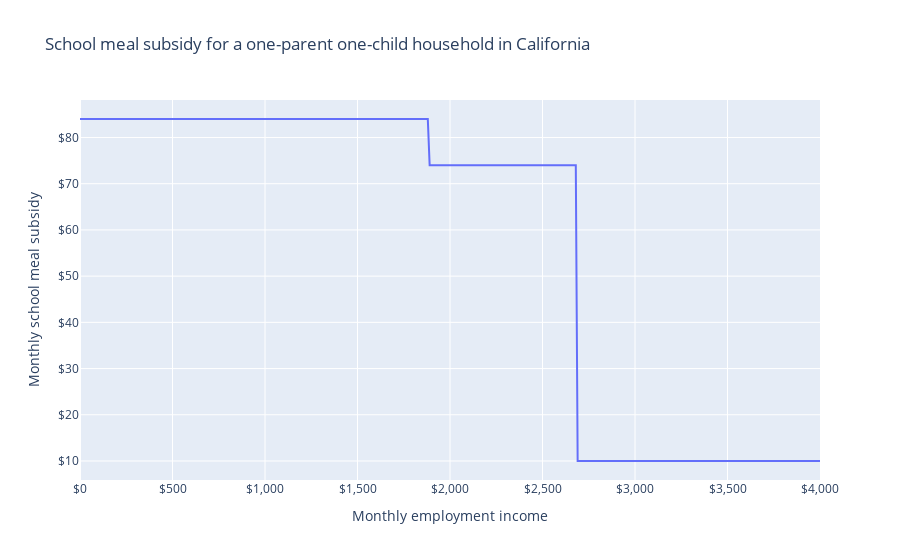

Here is the notebook cell this chart was saved with:
### Markdown cell above
What if their earnings change?
They receive the maximum benefit of \$84 per month until they reach \$1,880 in monthly earnings, at which point it falls to \$74 per month until they reach \$2,690 per month, at which point it falls to \$10 per month, the minimum amount.

### Code cell
sim.vary("employment_income", max=4000 * 12, step=120)

import plotly.express as px

LABELS = dict(
    employment_income="Monthly employment income",
    school_meal_subsidy="Monthly school meal subsidy",
    mtr="Marginal tax rate",
)

df = pd.DataFrame(
    dict(
        employment_income=sim.calc("employment_income")[0],
        school_meal_subsidy=sim.calc("school_meal_subsidy")[0],
    )
)
df[["employment_income", "school_meal_subsidy"]] = (
    df[["employment_income", "school_meal_subsidy"]] / 12
).round()

fig = px.line(
    df,
    "employment_income",
    "school_meal_subsidy",
    labels=LABELS,
    title="School meal subsidy for a one-parent one-child household in California",
)
fig.update_layout(xaxis_tickformat="$,", yaxis_tickformat="$,")
fig.show()

### Figure 1 — Plotly figure (JSON) as saved in the notebook; plotly's stock layout.template omitted (floating-point values rounded to 4 significant figures; data arrays with more than 128 entries replaced by an {"elided": "..."} marker saying what was removed)
{"data": [{"hovertemplate": "Monthly employment income=%{x}<br>Monthly school meal subsidy=%{y}<extra></extra>", "legendgroup": "", "line": {"color": "#636efa", "dash": "solid"}, "marker": {"symbol": "circle"}, "mode": "lines", "name": "", "orientation": "v", "showlegend": false, "type": "scatter", "x": {"elided": "401 int values"}, "xaxis": "x", "y": {"elided": "401 int values"}, "yaxis": "y"}], "layout": {"legend": {"tracegroupgap": 0}, "title": {"text": "School meal subsidy for a one-parent one-child household in California"}, "xaxis": {"anchor": "y", "domain": [0, 1], "tickformat": "$,", "title": {"text": "Monthly employment income"}}, "yaxis": {"anchor": "x", "domain": [0, 1], "tickformat": "$,", "title": {"text": "Monthly school meal subsidy"}}}}
